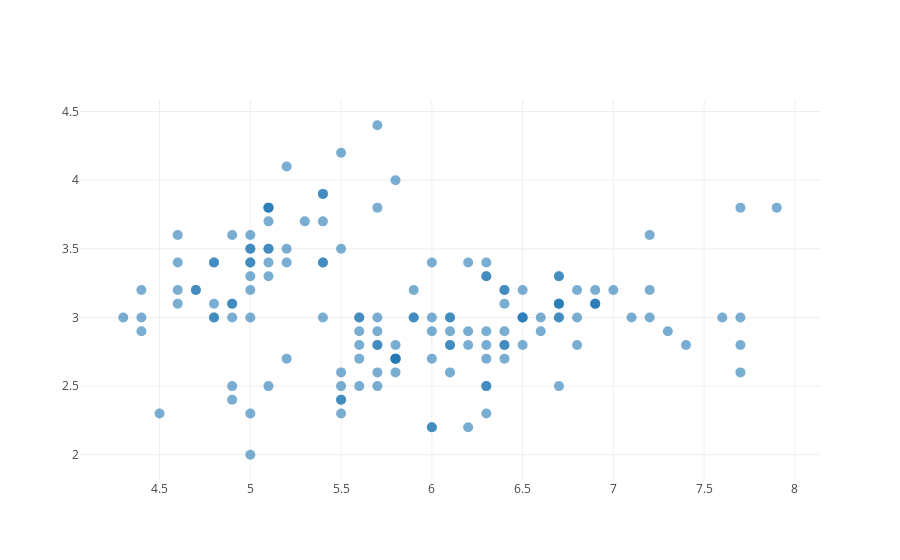

The cell this chart's notebook holds for it:
### Markdown cell above
#### Plotly for advanced interactive plots

For more advanced customisation, you may need to use Plotly itself. The interface is quite simple:

```python
x = iris['sepal_length']
y = iris['sepal_width']
display(HTML('<figcaption> Plotly graph - better for customised finished graphs </figcaption>'))
fig = go.Figure()
fig.add_scatter(x=x,
                y=y,
                mode='markers',
                marker={'size': 10,
                        'opacity': 0.6,
                        'colorscale': 'Viridis'
                       });
iplot(fig)
```

### Code cell
x = iris['sepal_length']
y = iris['sepal_width']

display(HTML('<figcaption> Plotly graph - better for customised finished graphs </figcaption>'))

fig = go.Figure()
fig.add_scatter(x=x,
                y=y,
                mode='markers',
                marker={'size': 10,
                        'opacity': 0.6,
                        'colorscale': 'Viridis'
                       });
iplot(fig)

### Figure 1 — Plotly figure (JSON) as saved in the notebook; plotly's stock layout.template omitted (floating-point values rounded to 4 significant figures; data arrays with more than 128 entries replaced by an {"elided": "..."} marker saying what was removed)
{"data": [{"marker": {"colorscale": "Viridis", "opacity": 0.6, "size": 10}, "mode": "markers", "type": "scatter", "uid": "086dbbeb-8e23-4eb2-888d-efc301f6debe", "x": {"elided": "150 float values"}, "y": {"elided": "150 float values"}}], "layout": {}}
